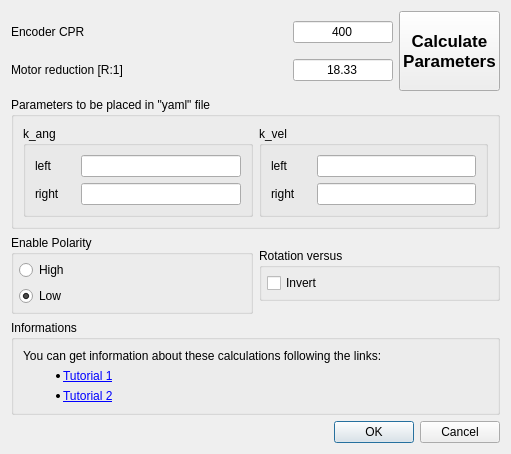
<?xml version="1.0" encoding="UTF-8"?>
<ui version="4.0">
 <class>RobotParamsCalculateDialog</class>
 <widget class="QDialog" name="RobotParamsCalculateDialog">
  <property name="geometry">
   <rect>
    <x>0</x>
    <y>0</y>
    <width>511</width>
    <height>454</height>
   </rect>
  </property>
  <property name="windowTitle">
   <string>Parameters Calculation</string>
  </property>
  <layout class="QVBoxLayout" name="verticalLayout_4">
   <item>
    <layout class="QVBoxLayout" name="verticalLayout_2">
     <item>
      <layout class="QHBoxLayout" name="horizontalLayout_7">
       <item>
        <layout class="QVBoxLayout" name="verticalLayout">
         <item>
          <layout class="QHBoxLayout" name="horizontalLayout_5">
           <item>
            <widget class="QLabel" name="label_5">
             <property name="text">
              <string>Encoder CPR</string>
             </property>
            </widget>
           </item>
           <item>
            <widget class="QLineEdit" name="lineEdit_enc_cpr">
             <property name="maximumSize">
              <size>
               <width>100</width>
               <height>16777215</height>
              </size>
             </property>
             <property name="text">
              <string>400</string>
             </property>
             <property name="alignment">
              <set>Qt::AlignCenter</set>
             </property>
             <property name="readOnly">
              <bool>false</bool>
             </property>
            </widget>
           </item>
          </layout>
         </item>
         <item>
          <layout class="QHBoxLayout" name="horizontalLayout_6">
           <item>
            <widget class="QLabel" name="label_6">
             <property name="text">
              <string>Motor reduction [R:1]</string>
             </property>
            </widget>
           </item>
           <item>
            <widget class="QLineEdit" name="lineEdit_motor_ratio">
             <property name="maximumSize">
              <size>
               <width>100</width>
               <height>16777215</height>
              </size>
             </property>
             <property name="text">
              <string>18.33</string>
             </property>
             <property name="alignment">
              <set>Qt::AlignCenter</set>
             </property>
             <property name="readOnly">
              <bool>false</bool>
             </property>
            </widget>
           </item>
          </layout>
         </item>
        </layout>
       </item>
       <item>
        <widget class="QPushButton" name="pushButton">
         <property name="sizePolicy">
          <sizepolicy hsizetype="Minimum" vsizetype="Minimum">
           <horstretch>0</horstretch>
           <verstretch>0</verstretch>
          </sizepolicy>
         </property>
         <property name="font">
          <font>
           <pointsize>13</pointsize>
           <weight>75</weight>
           <bold>true</bold>
          </font>
         </property>
         <property name="text">
          <string>Calculate
Parameters</string>
         </property>
        </widget>
       </item>
      </layout>
     </item>
     <item>
      <widget class="QGroupBox" name="groupBox">
       <property name="title">
        <string>Parameters to be placed in &quot;yaml&quot; file</string>
       </property>
       <layout class="QGridLayout" name="gridLayout_3">
        <item row="0" column="0">
         <widget class="QGroupBox" name="groupBox_2">
          <property name="title">
           <string>k_ang</string>
          </property>
          <layout class="QGridLayout" name="gridLayout">
           <item row="0" column="0">
            <layout class="QHBoxLayout" name="horizontalLayout">
             <item>
              <widget class="QLabel" name="label">
               <property name="minimumSize">
                <size>
                 <width>40</width>
                 <height>0</height>
                </size>
               </property>
               <property name="text">
                <string>left</string>
               </property>
              </widget>
             </item>
             <item>
              <widget class="QLineEdit" name="lineEdit_k_ang_left">
               <property name="readOnly">
                <bool>true</bool>
               </property>
              </widget>
             </item>
            </layout>
           </item>
           <item row="1" column="0">
            <layout class="QHBoxLayout" name="horizontalLayout_2">
             <item>
              <widget class="QLabel" name="label_2">
               <property name="minimumSize">
                <size>
                 <width>40</width>
                 <height>0</height>
                </size>
               </property>
               <property name="text">
                <string>right</string>
               </property>
              </widget>
             </item>
             <item>
              <widget class="QLineEdit" name="lineEdit_k_ang_right">
               <property name="readOnly">
                <bool>true</bool>
               </property>
              </widget>
             </item>
            </layout>
           </item>
          </layout>
         </widget>
        </item>
        <item row="0" column="1">
         <widget class="QGroupBox" name="groupBox_3">
          <property name="title">
           <string>k_vel</string>
          </property>
          <layout class="QGridLayout" name="gridLayout_2">
           <item row="0" column="0">
            <layout class="QHBoxLayout" name="horizontalLayout_3">
             <item>
              <widget class="QLabel" name="label_3">
               <property name="minimumSize">
                <size>
                 <width>40</width>
                 <height>0</height>
                </size>
               </property>
               <property name="text">
                <string>left</string>
               </property>
              </widget>
             </item>
             <item>
              <widget class="QLineEdit" name="lineEdit_k_vel_left">
               <property name="readOnly">
                <bool>true</bool>
               </property>
              </widget>
             </item>
            </layout>
           </item>
           <item row="1" column="0">
            <layout class="QHBoxLayout" name="horizontalLayout_4">
             <item>
              <widget class="QLabel" name="label_4">
               <property name="minimumSize">
                <size>
                 <width>40</width>
                 <height>0</height>
                </size>
               </property>
               <property name="text">
                <string>right</string>
               </property>
              </widget>
             </item>
             <item>
              <widget class="QLineEdit" name="lineEdit_k_vel_right">
               <property name="readOnly">
                <bool>true</bool>
               </property>
              </widget>
             </item>
            </layout>
           </item>
          </layout>
         </widget>
        </item>
       </layout>
      </widget>
     </item>
     <item>
      <layout class="QHBoxLayout" name="horizontalLayout_8">
       <item>
        <widget class="QGroupBox" name="groupBox_16">
         <property name="sizePolicy">
          <sizepolicy hsizetype="Preferred" vsizetype="Maximum">
           <horstretch>0</horstretch>
           <verstretch>0</verstretch>
          </sizepolicy>
         </property>
         <property name="title">
          <string>Enable Polarity</string>
         </property>
         <layout class="QVBoxLayout" name="verticalLayout_3">
          <property name="leftMargin">
           <number>5</number>
          </property>
          <property name="topMargin">
           <number>5</number>
          </property>
          <property name="rightMargin">
           <number>5</number>
          </property>
          <property name="bottomMargin">
           <number>5</number>
          </property>
          <item>
           <widget class="QRadioButton" name="radioButton_polarity_high">
            <property name="sizePolicy">
             <sizepolicy hsizetype="Preferred" vsizetype="Fixed">
              <horstretch>0</horstretch>
              <verstretch>0</verstretch>
             </sizepolicy>
            </property>
            <property name="text">
             <string>High</string>
            </property>
           </widget>
          </item>
          <item>
           <widget class="QRadioButton" name="radioButton_polarity_low">
            <property name="sizePolicy">
             <sizepolicy hsizetype="Preferred" vsizetype="Fixed">
              <horstretch>0</horstretch>
              <verstretch>0</verstretch>
             </sizepolicy>
            </property>
            <property name="text">
             <string>Low</string>
            </property>
            <property name="checked">
             <bool>true</bool>
            </property>
           </widget>
          </item>
         </layout>
        </widget>
       </item>
       <item>
        <widget class="QGroupBox" name="groupBox_5">
         <property name="sizePolicy">
          <sizepolicy hsizetype="Preferred" vsizetype="Maximum">
           <horstretch>0</horstretch>
           <verstretch>0</verstretch>
          </sizepolicy>
         </property>
         <property name="title">
          <string>Rotation versus</string>
         </property>
         <layout class="QVBoxLayout" name="verticalLayout_6">
          <property name="leftMargin">
           <number>5</number>
          </property>
          <property name="topMargin">
           <number>5</number>
          </property>
          <property name="rightMargin">
           <number>5</number>
          </property>
          <property name="bottomMargin">
           <number>5</number>
          </property>
          <item>
           <widget class="QCheckBox" name="checkBox_invert_mot">
            <property name="sizePolicy">
             <sizepolicy hsizetype="Preferred" vsizetype="Fixed">
              <horstretch>0</horstretch>
              <verstretch>0</verstretch>
             </sizepolicy>
            </property>
            <property name="text">
             <string>Invert</string>
            </property>
           </widget>
          </item>
         </layout>
        </widget>
       </item>
      </layout>
     </item>
     <item>
      <widget class="QGroupBox" name="groupBox_4">
       <property name="title">
        <string>Informations</string>
       </property>
       <layout class="QGridLayout" name="gridLayout_5">
        <item row="2" column="0" colspan="2">
         <widget class="QLabel" name="label_8">
          <property name="text">
           <string>&lt;html&gt;&lt;head/&gt;&lt;body&gt;&lt;p&gt;&lt;ul&gt;&lt;li&gt;&lt;a href=&quot;http://www.officinerobotiche.it/tutorial/encoder/&quot;&gt;&lt;span style=&quot; text-decoration: underline; color:#0000ff;&quot;&gt;Tutorial 1&lt;/span&gt;&lt;/a&gt;&lt;/li&gt;&lt;/ul&gt;&lt;/p&gt;&lt;/body&gt;&lt;/html&gt;</string>
          </property>
          <property name="openExternalLinks">
           <bool>true</bool>
          </property>
         </widget>
        </item>
        <item row="0" column="0" rowspan="2" colspan="2">
         <widget class="QLabel" name="label_7">
          <property name="text">
           <string>You can get information about these calculations following the links:</string>
          </property>
         </widget>
        </item>
        <item row="3" column="0">
         <widget class="QLabel" name="label_9">
          <property name="text">
           <string>&lt;html&gt;&lt;head/&gt;&lt;body&gt;&lt;p&gt;&lt;ul&gt;&lt;li&gt;&lt;a href=&quot;http://www.officinerobotiche.it/tutorial/interfacciamento-encoder/&quot;&gt;&lt;span style=&quot; text-decoration: underline; color:#0000ff;&quot;&gt;Tutorial 2&lt;/span&gt;&lt;/a&gt;&lt;/li&gt;&lt;/ul&gt;&lt;/p&gt;&lt;/body&gt;&lt;/html&gt;</string>
          </property>
          <property name="openExternalLinks">
           <bool>true</bool>
          </property>
         </widget>
        </item>
       </layout>
      </widget>
     </item>
     <item>
      <widget class="QDialogButtonBox" name="buttonBox">
       <property name="orientation">
        <enum>Qt::Horizontal</enum>
       </property>
       <property name="standardButtons">
        <set>QDialogButtonBox::Cancel|QDialogButtonBox::Ok</set>
       </property>
      </widget>
     </item>
    </layout>
   </item>
  </layout>
 </widget>
 <resources/>
 <connections>
  <connection>
   <sender>buttonBox</sender>
   <signal>accepted()</signal>
   <receiver>RobotParamsCalculateDialog</receiver>
   <slot>accept()</slot>
   <hints>
    <hint type="sourcelabel">
     <x>248</x>
     <y>254</y>
    </hint>
    <hint type="destinationlabel">
     <x>157</x>
     <y>274</y>
    </hint>
   </hints>
  </connection>
  <connection>
   <sender>buttonBox</sender>
   <signal>rejected()</signal>
   <receiver>RobotParamsCalculateDialog</receiver>
   <slot>reject()</slot>
   <hints>
    <hint type="sourcelabel">
     <x>316</x>
     <y>260</y>
    </hint>
    <hint type="destinationlabel">
     <x>286</x>
     <y>274</y>
    </hint>
   </hints>
  </connection>
 </connections>
</ui>
